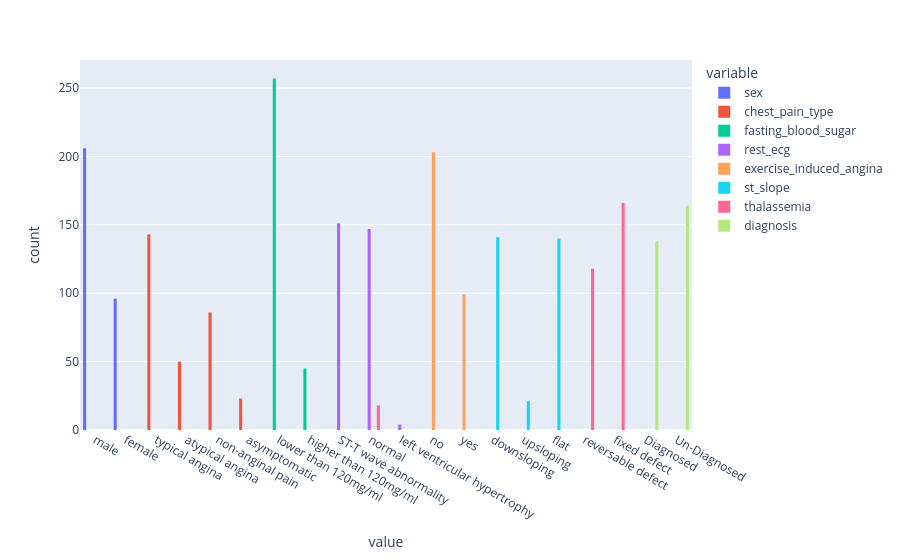

This figure's notebook cell:
### Code cell
px.histogram( df, x= category_columns, barmode='group', nbins=1 )

### Figure 1 — Plotly figure (JSON) as saved in the notebook; plotly's stock layout.template omitted (floating-point values rounded to 4 significant figures; data arrays with more than 128 entries replaced by an {"elided": "..."} marker saying what was removed)
{"data": [{"alignmentgroup": "True", "bingroup": "x", "hovertemplate": "variable=sex<br>value=%{x}<br>count=%{y}<extra></extra>", "legendgroup": "sex", "marker": {"color": "#636efa", "pattern": {"shape": ""}}, "name": "sex", "nbinsx": 1, "offsetgroup": "sex", "orientation": "v", "showlegend": true, "type": "histogram", "x": {"elided": "302 str values"}, "xaxis": "x", "yaxis": "y"}, {"alignmentgroup": "True", "bingroup": "x", "hovertemplate": "variable=chest_pain_type<br>value=%{x}<br>count=%{y}<extra></extra>", "legendgroup": "chest_pain_type", "marker": {"color": "#EF553B", "pattern": {"shape": ""}}, "name": "chest_pain_type", "nbinsx": 1, "offsetgroup": "chest_pain_type", "orientation": "v", "showlegend": true, "type": "histogram", "x": {"elided": "302 str values"}, "xaxis": "x", "yaxis": "y"}, {"alignmentgroup": "True", "bingroup": "x", "hovertemplate": "variable=fasting_blood_sugar<br>value=%{x}<br>count=%{y}<extra></extra>", "legendgroup": "fasting_blood_sugar", "marker": {"color": "#00cc96", "pattern": {"shape": ""}}, "name": "fasting_blood_sugar", "nbinsx": 1, "offsetgroup": "fasting_blood_sugar", "orientation": "v", "showlegend": true, "type": "histogram", "x": {"elided": "302 str values"}, "xaxis": "x", "yaxis": "y"}, {"alignmentgroup": "True", "bingroup": "x", "hovertemplate": "variable=rest_ecg<br>value=%{x}<br>count=%{y}<extra></extra>", "legendgroup": "rest_ecg", "marker": {"color": "#ab63fa", "pattern": {"shape": ""}}, "name": "rest_ecg", "nbinsx": 1, "offsetgroup": "rest_ecg", "orientation": "v", "showlegend": true, "type": "histogram", "x": {"elided": "302 str values"}, "xaxis": "x", "yaxis": "y"}, {"alignmentgroup": "True", "bingroup": "x", "hovertemplate": "variable=exercise_induced_angina<br>value=%{x}<br>count=%{y}<extra></extra>", "legendgroup": "exercise_induced_angina", "marker": {"color": "#FFA15A", "pattern": {"shape": ""}}, "name": "exercise_induced_angina", "nbinsx": 1, "offsetgroup": "exercise_induced_angina", "orientation": "v", "showlegend": true, "type": "histogram", "x": {"elided": "302 str values"}, "xaxis": "x", "yaxis": "y"}, {"alignmentgroup": "True", "bingroup": "x", "hovertemplate": "variable=st_slope<br>value=%{x}<br>count=%{y}<extra></extra>", "legendgroup": "st_slope", "marker": {"color": "#19d3f3", "pattern": {"shape": ""}}, "name": "st_slope", "nbinsx": 1, "offsetgroup": "st_slope", "orientation": "v", "showlegend": true, "type": "histogram", "x": {"elided": "302 str values"}, "xaxis": "x", "yaxis": "y"}, {"alignmentgroup": "True", "bingroup": "x", "hovertemplate": "variable=thalassemia<br>value=%{x}<br>count=%{y}<extra></extra>", "legendgroup": "thalassemia", "marker": {"color": "#FF6692", "pattern": {"shape": ""}}, "name": "thalassemia", "nbinsx": 1, "offsetgroup": "thalassemia", "orientation": "v", "showlegend": true, "type": "histogram", "x": {"elided": "302 str values"}, "xaxis": "x", "yaxis": "y"}, {"alignmentgroup": "True", "bingroup": "x", "hovertemplate": "variable=diagnosis<br>value=%{x}<br>count=%{y}<extra></extra>", "legendgroup": "diagnosis", "marker": {"color": "#B6E880", "pattern": {"shape": ""}}, "name": "diagnosis", "nbinsx": 1, "offsetgroup": "diagnosis", "orientation": "v", "showlegend": true, "type": "histogram", "x": {"elided": "302 str values"}, "xaxis": "x", "yaxis": "y"}], "layout": {"barmode": "group", "legend": {"title": {"text": "variable"}, "tracegroupgap": 0}, "margin": {"t": 60}, "xaxis": {"anchor": "y", "domain": [0, 1], "title": {"text": "value"}}, "yaxis": {"anchor": "x", "domain": [0, 1], "title": {"text": "count"}}}}
